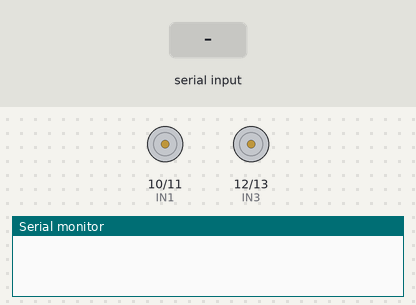
Simulated run of this sketch. Board: Arduino Uno, built with avr-gcc and run on an emulated ATmega328P. On the bench: motor-driver pin pairs drawn as motors (green arrow = first pin HIGH = forward, orange = second pin HIGH = backward, longer = more drive), the last lines printed to the serial monitor. The inputs (shaded band) are chosen by the test bench.

Above: at 1.2 s.
1.3 s: "F" received over Serial
At 2.2 s:
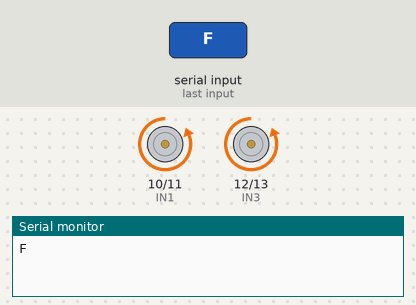
2.8 s: "B" received over Serial
At 3.3 s:
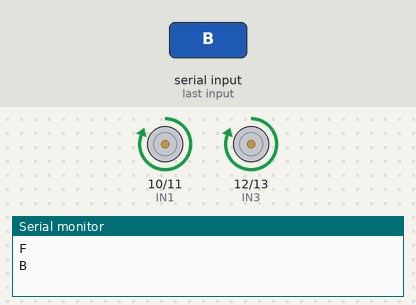
4.3 s: "R" received over Serial
At 5.5 s:
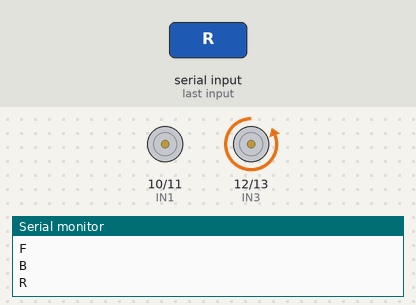
5.8 s: "L" received over Serial
At 6.8 s:
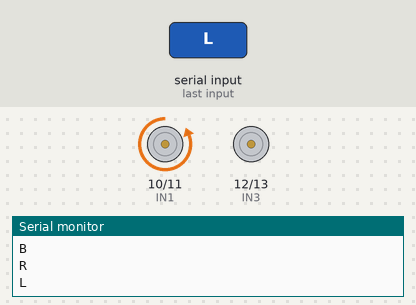
Timing chart, 0 to 8.3 s (numbered marks = the images above; inputs shaded):
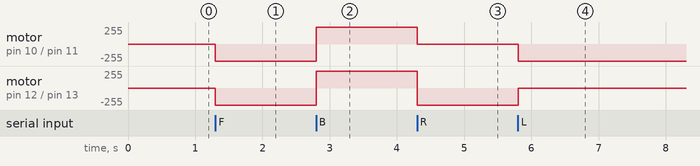

The sketch:

bluetooth-car.ino
```cpp
// Тестировалось на Arduino IDE 1.0.5
int IN1 = 10; // Input1 подключен к выводу 5
int IN2 = 11;
int IN3 = 12;
int IN4 = 13;
char btCommand = 'S';

void setup()
{
  Serial.begin (9600);
  pinMode (IN1, OUTPUT);
  pinMode (IN2, OUTPUT);
  pinMode (IN4, OUTPUT);
  pinMode (IN3, OUTPUT);
}
// вперед
void forward (int a) // ВПЕРЕД
 { digitalWrite (IN2, HIGH);
  digitalWrite (IN1, LOW); // правое ВПЕРЕД
  digitalWrite (IN4, HIGH);
  digitalWrite (IN3, LOW); // левое вперед
  delay(50*a);
}
void back (int g) // НАЗАД
  // назад
{
  digitalWrite (IN1, HIGH);
  digitalWrite (IN2, LOW); // правое назад
  digitalWrite (IN3, HIGH);
  digitalWrite (IN4, LOW); // левое назад
  delay(50*g);
}
// налево
void left (int c) // ПОВОРОТ ВЛЕВО
{
 digitalWrite (IN2, HIGH); // поменял
    digitalWrite (IN1, LOW); // правое ВПЕРЕД поменял
  digitalWrite (IN4, LOW);
  digitalWrite (IN3, LOW); // левое стоп


  delay(50*c);
  }
// направо
void right (int b) // ПОВОРОТ ВПРАВО (одна сторона)
{


    digitalWrite (IN2, LOW);
  digitalWrite (IN1, LOW); // правое стоп
  digitalWrite (IN4, HIGH); // поменял
  digitalWrite (IN3, LOW); // левое вперед поменял

  delay(50*b);
  }
// стоп
void stop (int f) // СТОП
{
  digitalWrite (IN2, LOW);
  digitalWrite (IN1, LOW); // правое стоп
  digitalWrite (IN4, LOW);
  digitalWrite (IN3, LOW); // левое стоп
  delay(50*f);
}
void loop()

{
if (Serial.available() > 0)// В случае если в "Серийном порту"
//есть информация
{
btCommand = Serial.read(); // Считываем инвормацию с
//"Серийного порта"
Serial.println(btCommand); // Печатаем инвормацию с
//"Серийного порта" — необходио в слуае отладки программы

switch (btCommand) // Отрабатывем в соотвествии с
//поступившей командой
{
case 'F':
forward (3); // едем ВПЕРЕД
break;
case 'B':
back (3); // едем НАЗАД
break;
case 'R':
right (3); // поворачиваем ВПРАВО
break;
case 'L':
left (3); // поворачиваем ВЛЕВО
break;
case 'S':
stop (3); // СТОП!
} } }
```

Measured:
- after the input at 1.3 s, motor on pin 10 (IN1) / pin 11 (IN2), motor on pin 12 (IN3) / pin 13 (IN4): stopped → backward 255/255 at once
- after the input at 2.8 s, motor on pin 10 (IN1) / pin 11 (IN2), motor on pin 12 (IN3) / pin 13 (IN4): backward 255/255 → forward 255/255 at once
- after the input at 4.3 s, motor on pin 10 (IN1) / pin 11 (IN2): forward 255/255 → stopped at once; motor on pin 12 (IN3) / pin 13 (IN4): forward 255/255 → backward 255/255 at once
- after the input at 5.8 s, motor on pin 10 (IN1) / pin 11 (IN2): stopped → backward 255/255 at once; motor on pin 12 (IN3) / pin 13 (IN4): backward 255/255 → stopped at once
